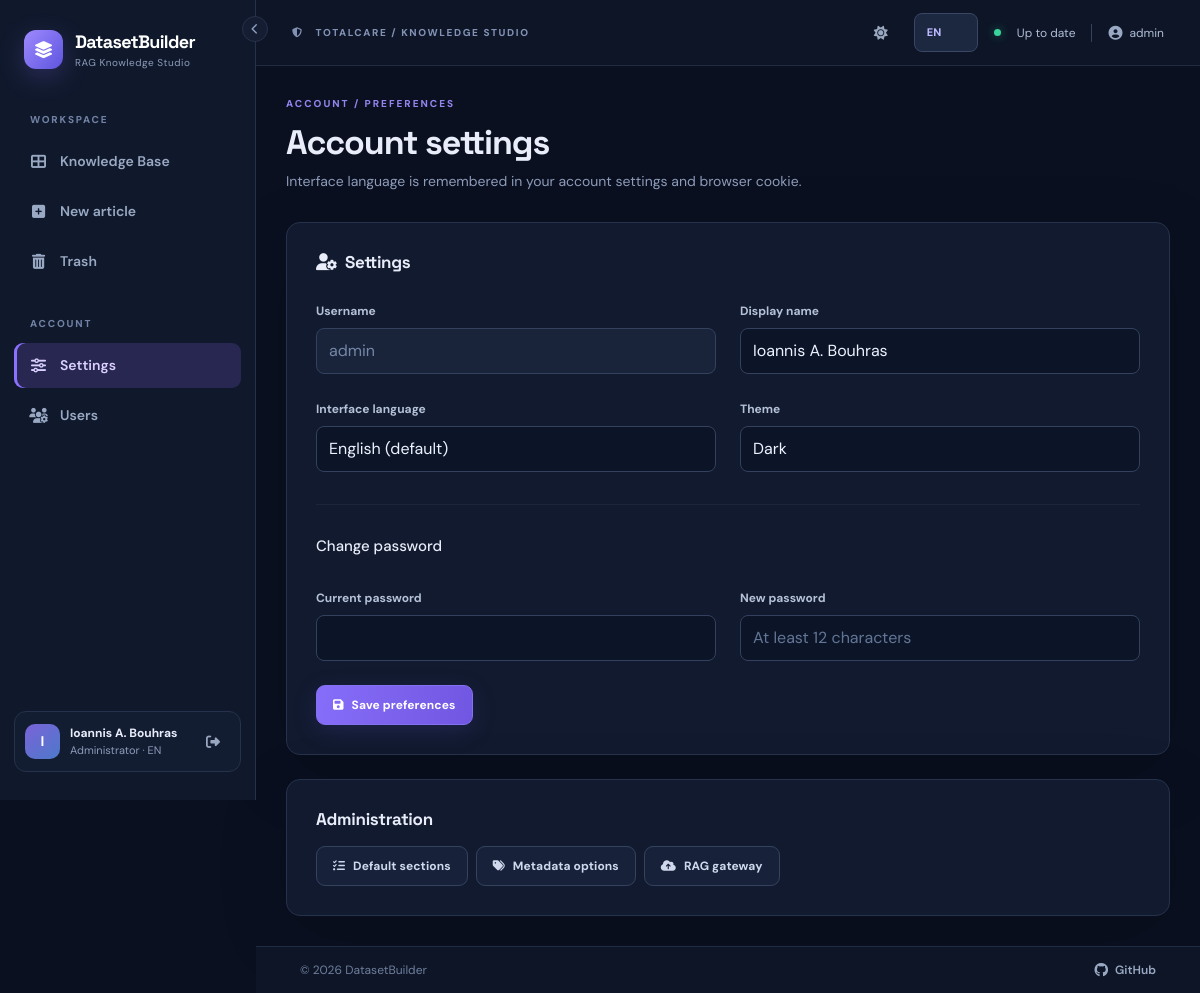
The app's page /settings (signed in) with its own data.
### datasetbuilder/models.py (models this page shows, shortened)
class User(UserMixin, db.Model):
    __tablename__ = "users"
    id = db.Column(db.Integer, primary_key=True)
    username = db.Column(db.String(80), nullable=False, unique=True)
    display_name = db.Column(db.String(160), nullable=False)
    password_hash = db.Column(db.String(255), nullable=False)
    role = db.Column(db.String(20), nullable=False, default="editor")
    active = db.Column(db.Boolean, nullable=False, default=True)
    created_at = db.Column(db.DateTime, nullable=False, default=utcnow)
    last_login_at = db.Column(db.DateTime)
    preferred_language = db.Column(db.String(2), nullable=False, default="en")
    preferred_theme = db.Column(db.String(5), nullable=False, default="dark")
    @property
    def is_active(self):
        return self.active
    def can_edit(self):
        return self.role in ("admin", "editor")
    def is_admin(self):
        return self.role == "admin"

### datasetbuilder/views.py (the view, shortened to what this page needs)
@bp.route('/settings', methods=['GET', 'POST'])
@login_required
def settings():
    return render_template('settings.html')

### datasetbuilder/__init__.py (called while the page is built)
@login_manager.user_loader
def load_user(user_id):
    try:
        user = db.session.get(User, int(user_id))
        return user if user and user.active else None
    except (TypeError, ValueError):
        return None

### datasetbuilder/i18n.py (called while the page is built)
def translate(key, lang='en'):
    return (EL if lang == 'el' else EN).get(key, EN.get(key, key))

### datasetbuilder/metadata_options.py (called while the page is built)
def all_options():
    options = {field: [] for field in OPTION_FIELDS}
    for option in db.session.query(MetadataOption).order_by(MetadataOption.position, MetadataOption.id):
        if option.field in options:
            options[option.field].append(option)
    return options

### datasetbuilder/templates/settings.html (shortened to what this page needs)
{% extends 'base.html' %}
{% block content %}<div class="wide-container"><div class="page-head"><div><div class="eyebrow">{{ t('preferences_eyebrow')|upper }}</div><h1>{{ t('account_settings') }}</h1><p class="muted">{{ t('language_persist_info') }}</p></div></div><form class="surface form-surface" method="post"><input type="hidden" name="csrf_token" value="{{ csrf_token() }}"><h2><i class="fa-solid fa-user-gear me-2"></i>{{ t('settings') }}</h2><div class="row g-4 mt-1"><div class="col-md-6"><label class="form-label">{{ t('username') }}</label><input class="form-control" value="{{ current_user.username }}" disabled></div><div class="col-md-6"><label class="form-label">{{ t('display_name') }}</label><input class="form-control" name="display_name" value="{{ current_user.display_name }}" required maxlength="160"></div><div class="col-md-6"><label class="form-label">{{ t('preferred_language') }}</label><select class="form-select" name="language"><option value="en" {% if current_user.preferred_language == 'en' %}selected{% endif %}>{{ t('default_english') }}</option><option value="el" {% if current_user.preferred_language == 'el' %}selected{% endif %}>Ελληνικά</option></select></div><div class="col-md-6"><label class="form-label">{{ t('theme') }}</label><select class="form-select" name="theme"><option value="dark" {% if current_user.preferred_theme != 'light' %}selected{% endif %}>{{ t('theme_dark') }}</option><option value="light" {% if current_user.preferred_theme == 'light' %}selected{% endif %}>{{ t('theme_light') }}</option></select></div><div class="col-12"><hr class="soft-divider"></div><div class="col-12"><h3>{{ t('change_password') }}</h3></div><div class="col-md-6"><label class="form-label">{{ t('current_password') }}</label><input type="password" name="current_password" class="form-control" autocomplete="current-password"></div><div class="col-md-6"><label class="form-label">{{ t('new_password') }}</label><input type="password" name="new_password" class="form-control" minlength="12" placeholder="{{ t('password_length') }}" autocomplete="new-password"></div></div><div class="mt-4"><button class="btn btn-primary"><i class="fa-solid fa-floppy-disk me-2"></i>{{ t('save_settings') }}</button></div></form>
{% if current_user.is_admin() %}
<div class="surface form-surface mt-4">
  <h2>{{ t('admin_settings') }}</h2>
  <div class="d-flex gap-2 flex-wrap mt-3">
    <a class="btn btn-outline-light-custom" href="{{ url_for('admin.sections') }}"><i class="fa-solid fa-list-check me-2"></i>{{ t('manage_sections') }}</a>
    <a class="btn btn-outline-light-custom" href="{{ url_for('admin.metadata') }}"><i class="fa-solid fa-tags me-2"></i>{{ t('manage_metadata') }}</a>
    <a class="btn btn-outline-light-custom" href="{{ url_for('rag.settings') }}"><i class="fa-solid fa-cloud-arrow-up me-2"></i>{{ t('rag_settings') }}</a>
  </div>
</div>
{% endif %}
</div>{% endblock %}

### datasetbuilder/templates/base.html (shortened to what this page needs)
<!doctype html>
<html lang="{{ ui_lang }}" data-theme="{{ ui_theme }}">
<head>
  <link rel="stylesheet" href="{{ url_for('static', filename='vendor/bootstrap.min.css') }}">
  <link rel="stylesheet" href="https://cdnjs.cloudflare.com/ajax/libs/font-awesome/6.5.2/css/all.min.css">
  <link rel="stylesheet" href="{{ url_for('static', filename='css/app.css') }}">
  <link rel="stylesheet" href="{{ url_for('static', filename='css/print.css') }}" media="print">
</head>
<body class="{% if current_user.is_authenticated %}app-shell{% else %}login-shell{% endif %}{% if nav_collapsed %} nav-collapsed{% endif %}">
{% if current_user.is_authenticated %}
  <aside class="sidebar" id="appSidebar">
    <button type="button" class="nav-collapse-btn" id="nav-collapse" aria-controls="appSidebar" aria-expanded="true" title="{{ t('collapse_nav') }}"><i class="fa-solid fa-chevron-left"></i></button>
    <a class="brand" href="{{ url_for('main.dashboard') }}">
      <span class="brand-icon"><i class="fa-solid fa-layer-group"></i></span>
      <span class="brand-text"><strong>DatasetBuilder</strong><small>{{ t('tagline') }}</small></span>
    </a>
    <div class="sidebar-label">{{ t('workspace')|upper }}</div>
    <nav class="menu">
      <a class="menu-link {% if request.endpoint == 'main.dashboard' %}active{% endif %}" href="{{ url_for('main.dashboard') }}" title="{{ t('dashboard') }}"><i class="fa-solid fa-table-cells-large"></i> <span class="nav-text">{{ t('dashboard') }}</span></a>
      {% if current_user.can_edit() %}
      <a class="menu-link {% if request.endpoint == 'main.new_document' %}active{% endif %}" href="{{ url_for('main.new_document') }}" title="{{ t('new_article') }}"><i class="fa-solid fa-square-plus"></i> <span class="nav-text">{{ t('new_article') }}</span></a>
      {% endif %}
      {% if current_user.can_edit() %}<a class="menu-link {% if request.endpoint == 'main.trash' %}active{% endif %}" href="{{ url_for('main.trash') }}" title="{{ t('trash') }}"><i class="fa-solid fa-trash-can"></i> <span class="nav-text">{{ t('trash') }}</span></a>{% endif %}
    </nav>
    <div class="sidebar-label mt-4">{{ t('account')|upper }}</div>
    <nav class="menu">
      <a class="menu-link {% if request.endpoint in ['main.settings', 'admin.sections', 'admin.metadata', 'rag.settings'] %}active{% endif %}" href="{{ url_for('main.settings') }}" title="{{ t('settings') }}"><i class="fa-solid fa-sliders"></i> <span class="nav-text">{{ t('settings') }}</span></a>
      {% if current_user.is_admin() %}<a class="menu-link {% if request.endpoint == 'admin.users' %}active{% endif %}" href="{{ url_for('admin.users') }}" title="{{ t('users') }}"><i class="fa-solid fa-users-gear"></i> <span class="nav-text">{{ t('users') }}</span></a>{% endif %}
    </nav>
    <div class="sidebar-footer">
      <div class="user-avatar">{{ current_user.display_name[:1]|upper }}</div>
      <div class="user-mini"><b>{{ current_user.display_name }}</b><small>{{ t('account_role_'+current_user.role) }} · {{ 'EL' if ui_lang == 'el' else 'EN' }}</small></div>
      <form method="post" action="{{ url_for('auth.logout') }}"><input type="hidden" name="csrf_token" value="{{ csrf_token() }}"><button class="icon-btn" title="{{ t('logout') }}" aria-label="{{ t('logout') }}"><i class="fa-solid fa-right-from-bracket"></i></button></form>
    </div>
  </aside>
{% endif %}
<main class="{% if current_user.is_authenticated %}main-area{% else %}login-main{% endif %}">
{% if current_user.is_authenticated %}
  <header class="topbar">
    <div class="d-flex align-items-center gap-2"><span class="location-label"><i class="fa-solid fa-shield-halved me-2"></i> TOTALCARE / {{ t('knowledge_studio')|upper }}</span></div>
    <div class="d-flex align-items-center gap-3"><button class="icon-btn" id="theme-toggle" type="button" title="{{ t('switch_theme') }}" aria-label="{{ t('switch_theme') }}"><i class="fa-solid fa-{{ 'sun' if ui_theme == 'dark' else 'moon' }}"></i></button><form action="{{ url_for('main.change_language') }}" method="post" class="d-inline-flex align-items-center"><input type="hidden" name="csrf_token" value="{{ csrf_token() }}"><input type="hidden" name="next" value="{{ request.full_path }}"><select name="language" class="form-select form-select-sm lang-switch" aria-label="{{ t('preferred_language') }}"><option value="en" {% if ui_lang=='en' %}selected{% endif %}>EN</option><option value="el" {% if ui_lang=='el' %}selected{% endif %}>ΕΛ</option></select></form><span class="live-dot"></span><span class="topbar-note">{{ t('ready') }}</span><span class="topbar-user"><i class="fa-solid fa-user-circle"></i>{{ current_user.username }}</span></div>
  </header>
{% endif %}
  <div class="content-area {% block content_class %}{% endblock %}">{% block content %}{% endblock %}</div>
  <footer class="app-footer">
    <span class="app-footer-copy">&copy; {{ footer_year }} {{ footer_owner }}</span>
    <a class="app-footer-link" href="{{ footer_url }}" target="_blank" rel="noopener noreferrer"><i class="fa-brands fa-github"></i> GitHub</a>
  </footer>
</main>
<div class="toast-container position-fixed top-0 end-0 p-4" id="toast-container" style="z-index:11000;"></div>
</body>
</html>

### records on screen
User: display_name "I", display_name "Ioannis A. Bouhras", role "Administrator", preferred_language "EN", language "EN", username "admin", language "English (default)", theme "Dark"

### other values on screen
{{ t('tagline') }} "RAG Knowledge Studio"
{{ t('workspace')|upper }} "WORKSPACE"
{{ t('dashboard') }} "Knowledge Base"
{{ t('new_article') }} "New article"
{{ t('trash') }} "Trash"
{{ t('account')|upper }} "ACCOUNT"
{{ t('settings') }} "Settings"
{{ t('users') }} "Users"
{{ t('knowledge_studio')|upper }} "KNOWLEDGE STUDIO"
{{ t('ready') }} "Up to date"
{{ t('preferences_eyebrow')|upper }} "ACCOUNT / PREFERENCES"
{{ t('account_settings') }} "Account settings"
{{ t('language_persist_info') }} "Interface language is remembered in your account settings and browser cookie."
{{ t('username') }} "Username"
{{ t('display_name') }} "Display name"
